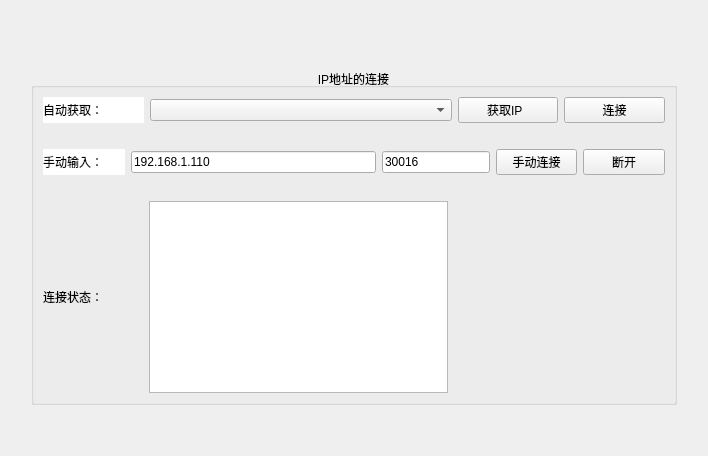
        <widget class="QWidget" name="tab">
         <attribute name="title">
          <string>IP设置</string>
         </attribute>
         <layout class="QVBoxLayout" name="verticalLayout_13">
          <item>
           <layout class="QVBoxLayout" name="verticalLayout_12">
            <item>
             <layout class="QHBoxLayout" name="horizontalLayout_20">
              <item>
               <widget class="QLabel" name="label_4">
                <property name="minimumSize">
                 <size>
                  <width>121</width>
                  <height>51</height>
                 </size>
                </property>
                <property name="maximumSize">
                 <size>
                  <width>121</width>
                  <height>51</height>
                 </size>
                </property>
                <property name="styleSheet">
                 <string notr="true">border-image: url(:/image/unionman.png);</string>
                </property>
                <property name="text">
                 <string/>
                </property>
               </widget>
              </item>
              <item>
               <spacer name="horizontalSpacer_5">
                <property name="orientation">
                 <enum>Qt::Horizontal</enum>
                </property>
                <property name="sizeHint" stdset="0">
                 <size>
                  <width>40</width>
                  <height>20</height>
                 </size>
                </property>
               </spacer>
              </item>
             </layout>
            </item>
            <item>
             <layout class="QHBoxLayout" name="horizontalLayout_21">
              <item>
               <spacer name="verticalSpacer_4">
                <property name="orientation">
                 <enum>Qt::Vertical</enum>
                </property>
                <property name="sizeHint" stdset="0">
                 <size>
                  <width>20</width>
                  <height>40</height>
                 </size>
                </property>
               </spacer>
              </item>
              <item>
               <widget class="QGroupBox" name="groupBox_6">
                <property name="sizePolicy">
                 <sizepolicy hsizetype="Maximum" vsizetype="Maximum">
                  <horstretch>0</horstretch>
                  <verstretch>0</verstretch>
                 </sizepolicy>
                </property>
                <property name="minimumSize">
                 <size>
                  <width>646</width>
                  <height>329</height>
                 </size>
                </property>
                <property name="title">
                 <string>IP地址的连接</string>
                </property>
                <property name="alignment">
                 <set>Qt::AlignCenter</set>
                </property>
                <layout class="QVBoxLayout" name="verticalLayout_11">
                 <item>
                  <layout class="QVBoxLayout" name="verticalLayout_10" stretch="1,0,1,0,2">
                   <item>
                    <layout class="QHBoxLayout" name="horizontalLayout_17" stretch="1,3,1,1">
                     <item>
                      <widget class="QLabel" name="label_2">
                       <property name="styleSheet">
                        <string notr="true">background-color: rgb(255, 255, 255);</string>
                       </property>
                       <property name="text">
                        <string>自动获取：</string>
                       </property>
                      </widget>
                     </item>
                     <item>
                      <widget class="QComboBox" name="comboBox_IP"/>
                     </item>
                     <item>
                      <widget class="QPushButton" name="App_GetIP">
                       <property name="text">
                        <string>获取IP  </string>
                       </property>
                      </widget>
                     </item>
                     <item>
                      <widget class="QPushButton" name="connect">
                       <property name="text">
                        <string>连接</string>
                       </property>
                      </widget>
                     </item>
                    </layout>
                   </item>
                   <item>
                    <spacer name="horizontalSpacer_6">
                     <property name="orientation">
                      <enum>Qt::Horizontal</enum>
                     </property>
                     <property name="sizeHint" stdset="0">
                      <size>
                       <width>40</width>
                       <height>20</height>
                      </size>
                     </property>
                    </spacer>
                   </item>
                   <item>
                    <layout class="QHBoxLayout" name="horizontalLayout_18" stretch="1,3,0,1,1">
                     <item>
                      <widget class="QLabel" name="label_6">
                       <property name="styleSheet">
                        <string notr="true">background-color: rgb(255, 255, 255);</string>
                       </property>
                       <property name="text">
                        <string>手动输入：</string>
                       </property>
                      </widget>
                     </item>
                     <item>
                      <widget class="QLineEdit" name="iptext">
                       <property name="sizePolicy">
                        <sizepolicy hsizetype="Preferred" vsizetype="Fixed">
                         <horstretch>0</horstretch>
                         <verstretch>0</verstretch>
                        </sizepolicy>
                       </property>
                       <property name="styleSheet">
                        <string notr="true"/>
                       </property>
                       <property name="text">
                        <string>192.168.1.110</string>
                       </property>
                      </widget>
                     </item>
                     <item>
                      <widget class="QLineEdit" name="port">
                       <property name="maximumSize">
                        <size>
                         <width>269</width>
                         <height>16777215</height>
                        </size>
                       </property>
                       <property name="text">
                        <string>30016</string>
                       </property>
                      </widget>
                     </item>
                     <item>
                      <widget class="QPushButton" name="pushButton_2">
                       <property name="text">
                        <string>手动连接</string>
                       </property>
                      </widget>
                     </item>
                     <item>
                      <widget class="QPushButton" name="disconnect">
                       <property name="text">
                        <string>断开</string>
                       </property>
                      </widget>
                     </item>
                    </layout>
                   </item>
                   <item>
                    <spacer name="horizontalSpacer_7">
                     <property name="orientation">
                      <enum>Qt::Horizontal</enum>
                     </property>
                     <property name="sizeHint" stdset="0">
                      <size>
                       <width>40</width>
                       <height>20</height>
                      </size>
                     </property>
                    </spacer>
                   </item>
                   <item>
                    <layout class="QHBoxLayout" name="horizontalLayout_19" stretch="1,3,1,1">
                     <item>
                      <widget class="QLabel" name="label_21">
                       <property name="text">
                        <string>连接状态：</string>
                       </property>
                      </widget>
                     </item>
                     <item>
                      <widget class="QTextBrowser" name="connect_display">
                       <property name="styleSheet">
                        <string notr="true">color: rgb(0, 0, 0);
font: 75 12pt &quot;楷体&quot;;</string>
                       </property>
                      </widget>
                     </item>
                     <item>
                      <widget class="QLabel" name="label_7">
                       <property name="minimumSize">
                        <size>
                         <width>111</width>
                         <height>121</height>
                        </size>
                       </property>
                       <property name="maximumSize">
                        <size>
                         <width>111</width>
                         <height>121</height>
                        </size>
                       </property>
                       <property name="styleSheet">
                        <string notr="true">border-image: url(:/image/6ac79afdfde9aa2c248bb13f3e66469f.png);</string>
                       </property>
                       <property name="text">
                        <string/>
                       </property>
                      </widget>
                     </item>
                     <item>
                      <spacer name="horizontalSpacer_4">
                       <property name="orientation">
                        <enum>Qt::Horizontal</enum>
                       </property>
                       <property name="sizeHint" stdset="0">
                        <size>
                         <width>40</width>
                         <height>20</height>
                        </size>
                       </property>
                      </spacer>
                     </item>
                    </layout>
                   </item>
                  </layout>
                 </item>
                </layout>
               </widget>
              </item>
              <item>
               <spacer name="verticalSpacer_3">
                <property name="orientation">
                 <enum>Qt::Vertical</enum>
                </property>
                <property name="sizeHint" stdset="0">
                 <size>
                  <width>20</width>
                  <height>40</height>
                 </size>
                </property>
               </spacer>
              </item>
             </layout>
            </item>
           </layout>
          </item>
          <item>
           <spacer name="verticalSpacer_2">
            <property name="orientation">
             <enum>Qt::Vertical</enum>
            </property>
            <property name="sizeHint" stdset="0">
             <size>
              <width>20</width>
              <height>40</height>
             </size>
            </property>
           </spacer>
          </item>
         </layout>
        </widget>
